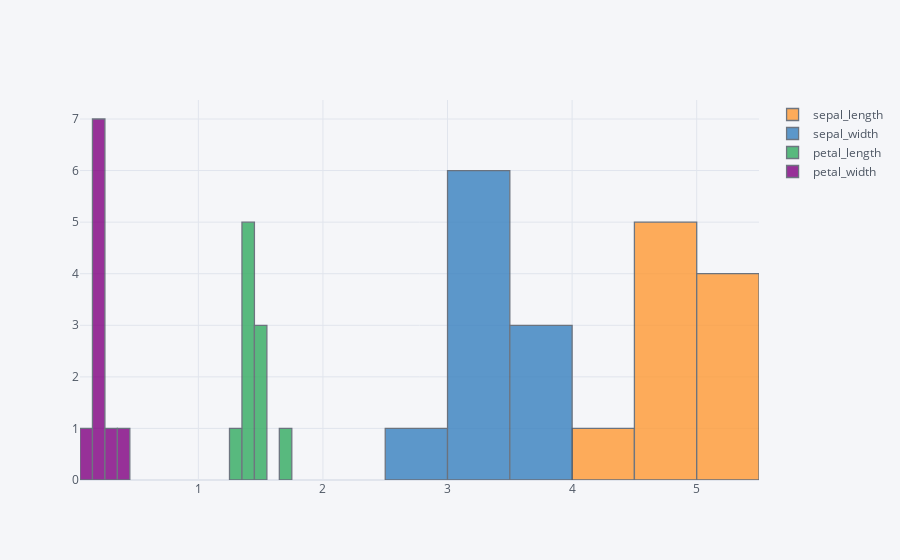

Here is the notebook cell this chart was saved with:
### Markdown cell above
###
## hist plot (histogram plot tell that how many times the value appears)
###

### Code cell
a = sns.load_dataset('iris').drop('species', axis = 1)
b = a.head(10)
print(b)
b.iplot( kind = 'hist') # in p.width, 0.2 appeared 7 times therefore plot of 0.2 is on 7

### Figure 1 — Plotly figure (JSON) as saved in the notebook; plotly's stock layout.template omitted (floating-point values rounded to 4 significant figures)
{"data": [{"histfunc": "count", "histnorm": "", "marker": {"color": "rgba(255, 153, 51, 1.0)", "line": {"color": "#4D5663", "width": 1.3}}, "name": "sepal_length", "opacity": 0.8, "orientation": "v", "type": "histogram", "x": [5.1, 4.9, 4.7, 4.6, 5, 5.4, 4.6, 5, 4.4, 4.9]}, {"histfunc": "count", "histnorm": "", "marker": {"color": "rgba(55, 128, 191, 1.0)", "line": {"color": "#4D5663", "width": 1.3}}, "name": "sepal_width", "opacity": 0.8, "orientation": "v", "type": "histogram", "x": [3.5, 3, 3.2, 3.1, 3.6, 3.9, 3.4, 3.4, 2.9, 3.1]}, {"histfunc": "count", "histnorm": "", "marker": {"color": "rgba(50, 171, 96, 1.0)", "line": {"color": "#4D5663", "width": 1.3}}, "name": "petal_length", "opacity": 0.8, "orientation": "v", "type": "histogram", "x": [1.4, 1.4, 1.3, 1.5, 1.4, 1.7, 1.4, 1.5, 1.4, 1.5]}, {"histfunc": "count", "histnorm": "", "marker": {"color": "rgba(128, 0, 128, 1.0)", "line": {"color": "#4D5663", "width": 1.3}}, "name": "petal_width", "opacity": 0.8, "orientation": "v", "type": "histogram", "x": [0.2, 0.2, 0.2, 0.2, 0.2, 0.4, 0.3, 0.2, 0.2, 0.1]}], "layout": {"barmode": "overlay", "legend": {"bgcolor": "#F5F6F9", "font": {"color": "#4D5663"}}, "paper_bgcolor": "#F5F6F9", "plot_bgcolor": "#F5F6F9", "title": {"font": {"color": "#4D5663"}}, "xaxis": {"gridcolor": "#E1E5ED", "showgrid": true, "tickfont": {"color": "#4D5663"}, "title": {"font": {"color": "#4D5663"}, "text": ""}, "zerolinecolor": "#E1E5ED"}, "yaxis": {"gridcolor": "#E1E5ED", "showgrid": true, "tickfont": {"color": "#4D5663"}, "title": {"font": {"color": "#4D5663"}, "text": ""}, "zerolinecolor": "#E1E5ED"}}}
